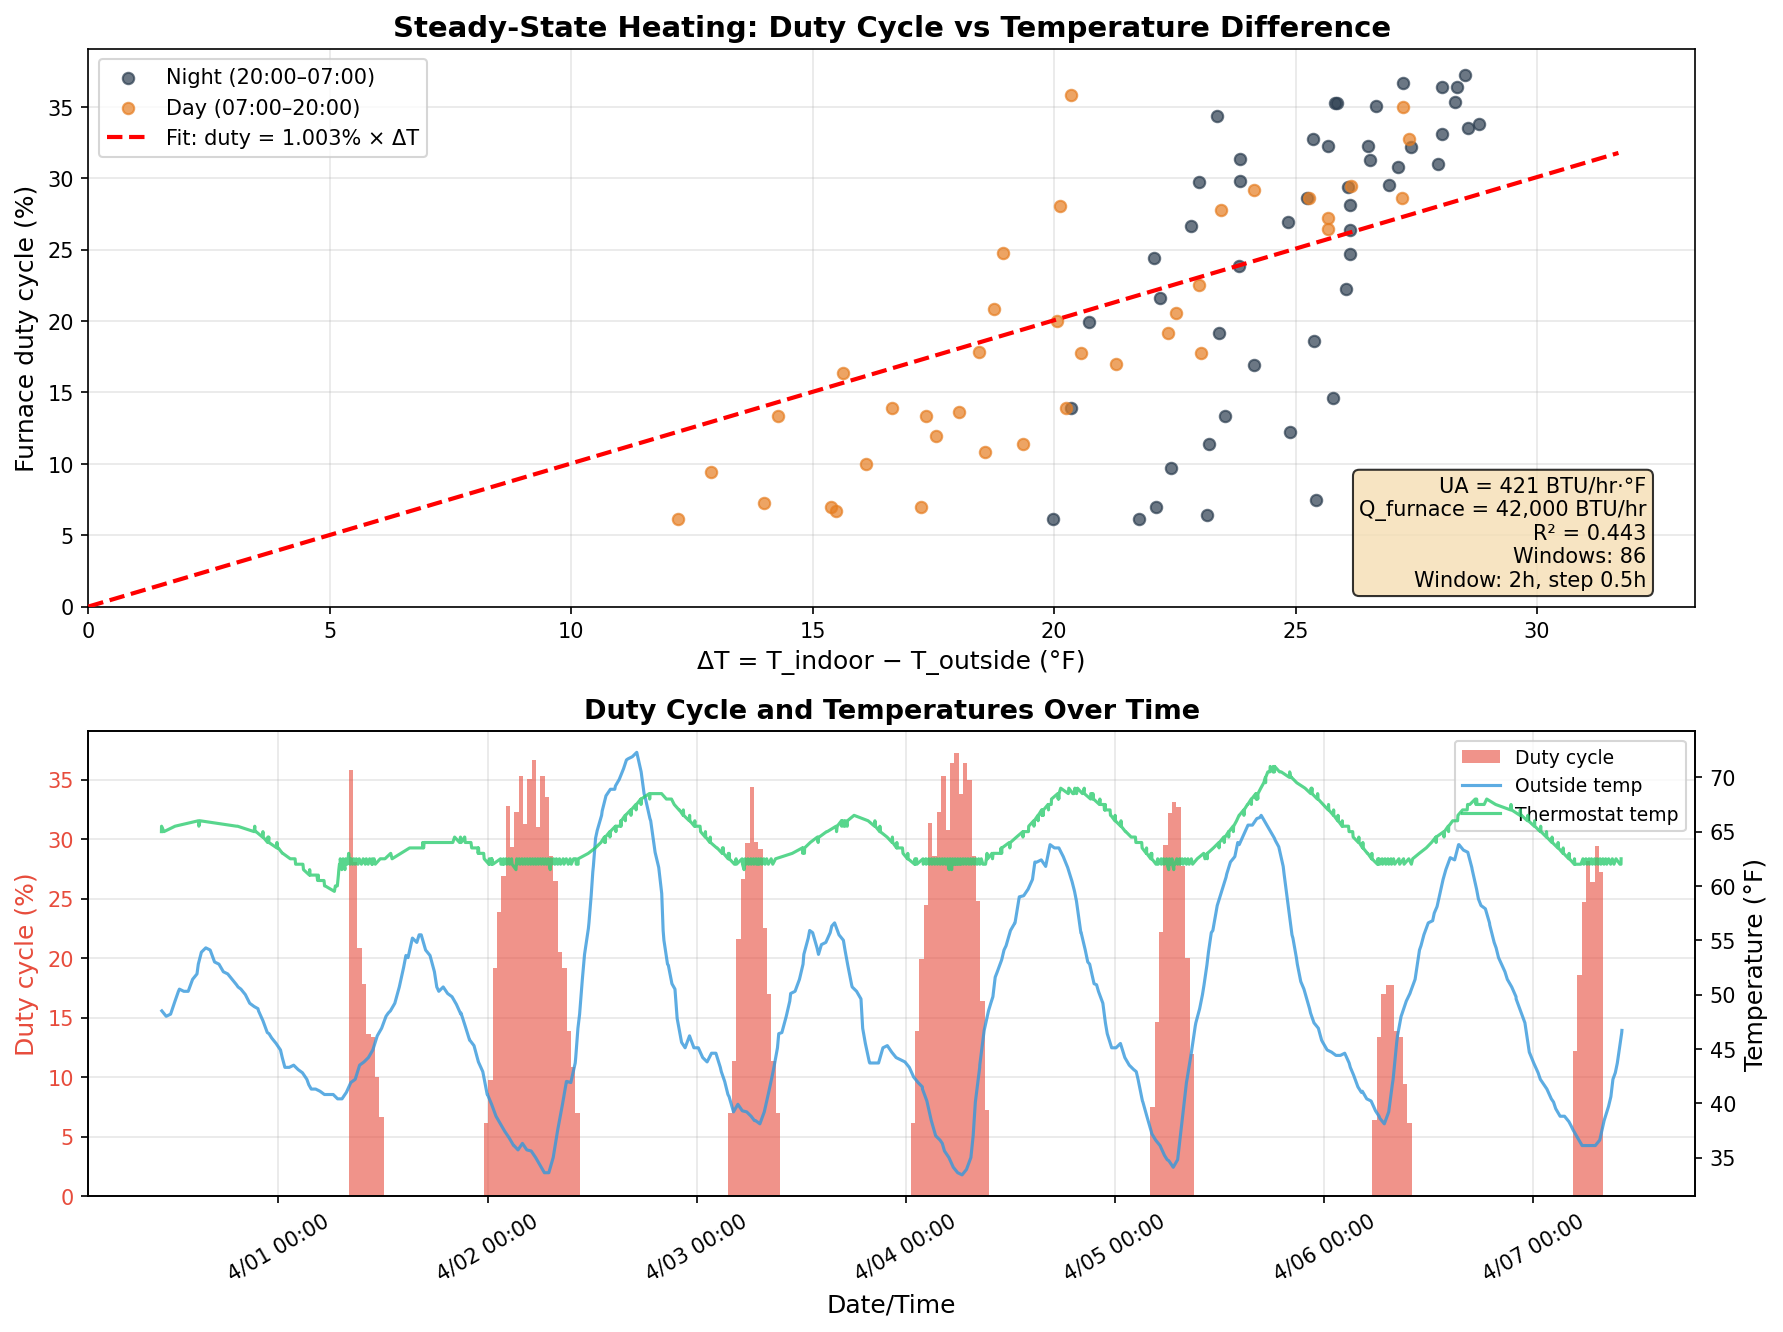

The Python source for this figure:
#!/usr/bin/env python3
"""
Steady-state heating analysis: UA from duty cycle vs ΔT.

When the thermostat holds indoor temp flat (±1°F), furnace output exactly
offsets heat loss. Energy balance: Q_furnace × duty = UA × ΔT, so plotting
duty vs ΔT gives a line through the origin with slope UA/Q.

1. Query thermostat temp, outside temp, and furnace operating state (7 days)
2. Slide 2-hour windows; keep windows where thermostat range ≤ 2°F and duty > 0
3. Scatter plot duty vs ΔT, fit linear through origin → UA
4. Time series of duty cycle and outside temp for context
"""

import matplotlib
matplotlib.use('GTK3Agg')
import psycopg2
import numpy as np
from scipy.optimize import curve_fit
import matplotlib.pyplot as plt
import matplotlib.dates as mdates
from datetime import timedelta
from zoneinfo import ZoneInfo

mtn = ZoneInfo('America/Denver')
Q_FURNACE = 42_000      # BTU/hr low fire output
WINDOW_H = 2.0          # window size in hours
STEP_H = 0.5            # window step in hours
FLAT_RANGE_F = 2.0      # max temp range to count as "flat"
MIN_STATE_EVENTS = 4    # min state transitions in window (need cycling data)

conn = psycopg2.connect(dbname="koldenhome", user="koldenhome")
cur = conn.cursor()

# --- Outside temp (node 60) ---
cur.execute("""
    SELECT time, value::text::float
    FROM events
    WHERE property = 'Air temperature'
      AND node_id = 60
      AND time > NOW() - INTERVAL '7 days'
    ORDER BY time
""")
outside_temps = cur.fetchall()
print(f"Outside temp readings: {len(outside_temps)}")

# --- Furnace operating state (node 61, CC 66) ---
cur.execute("""
    SELECT time, value::text::int
    FROM events
    WHERE node_id = 61
      AND property = 'state'
      AND command_class = 66
      AND time > NOW() - INTERVAL '7 days'
    ORDER BY time
""")
state_rows = cur.fetchall()
print(f"Operating state events: {len(state_rows)}")

# --- Thermostat indoor temp (node 61) ---
cur.execute("""
    SELECT time, value::text::float
    FROM events
    WHERE property = 'Air temperature'
      AND node_id = 61
      AND time > NOW() - INTERVAL '7 days'
    ORDER BY time
""")
indoor_temps = cur.fetchall()
print(f"Thermostat temp readings: {len(indoor_temps)}")

conn.close()


def get_outside_temp_at(t):
    """Nearest outside temp reading to time t."""
    if not outside_temps:
        return 45.0
    best = min(outside_temps, key=lambda x: abs((x[0] - t).total_seconds()))
    # Only use if within 1 hour
    if abs((best[0] - t).total_seconds()) > 3600:
        return None
    return best[1]


def duty_in_window(t_start, t_end):
    """Compute furnace duty cycle from state events in [t_start, t_end].

    Uses step-function interpolation: each state event sets the state until
    the next event. We need the state before the window to know the initial
    state.
    """
    # Find initial state (last event before or at t_start)
    initial_state = 0
    events_in_window = []
    for t, state in state_rows:
        if t <= t_start:
            initial_state = state
        elif t <= t_end:
            events_in_window.append((t, state))
        else:
            break

    if not events_in_window:
        # No transitions in window — constant state
        return (1.0 if initial_state != 0 else 0.0), 0

    # Walk through window computing active time
    active_s = 0.0
    total_s = (t_end - t_start).total_seconds()
    prev_t = t_start
    prev_state = initial_state

    for t, state in events_in_window:
        dt = (t - prev_t).total_seconds()
        if prev_state != 0:
            active_s += dt
        prev_t = t
        prev_state = state

    # Remainder after last event
    dt = (t_end - prev_t).total_seconds()
    if prev_state != 0:
        active_s += dt

    return active_s / total_s, len(events_in_window)


def temps_in_window(t_start, t_end):
    """Get thermostat temp readings in [t_start, t_end]."""
    return [(t, v) for t, v in indoor_temps if t_start <= t <= t_end]


# --- Build windows ---
if not indoor_temps or not state_rows:
    print("Insufficient data")
    exit(1)

t_min = max(indoor_temps[0][0], state_rows[0][0])
t_max = min(indoor_temps[-1][0], state_rows[-1][0])
window = timedelta(hours=WINDOW_H)
step = timedelta(hours=STEP_H)

windows = []  # (center_time, duty, T_indoor, T_outside, delta_T)
t = t_min
while t + window <= t_max:
    t_start = t
    t_end = t + window
    t_center = t + window / 2

    # Indoor temps in window
    pts = temps_in_window(t_start, t_end)
    if len(pts) < 2:
        t += step
        continue

    temps = [v for _, v in pts]
    temp_range = max(temps) - min(temps)

    # Only flat segments
    if temp_range > FLAT_RANGE_F:
        t += step
        continue

    T_indoor = np.mean(temps)

    # Duty cycle
    duty, n_events = duty_in_window(t_start, t_end)
    if duty <= 0 or n_events < MIN_STATE_EVENTS:
        t += step
        continue

    # Outside temp
    T_outside = get_outside_temp_at(t_center)
    if T_outside is None:
        t += step
        continue

    delta_T = T_indoor - T_outside
    if delta_T < 1.0:  # furnace shouldn't run if inside ≈ outside
        t += step
        continue

    windows.append((t_center, duty, T_indoor, T_outside, delta_T))
    t += step

print(f"Steady-state windows: {len(windows)}")

if not windows:
    print("No valid windows found")
    exit(1)

# Extract arrays
center_times = [w[0] for w in windows]
duties = np.array([w[1] for w in windows])
T_indoors = np.array([w[2] for w in windows])
T_outsides = np.array([w[3] for w in windows])
delta_Ts = np.array([w[4] for w in windows])


# --- Fit: duty = (UA/Q) * ΔT  →  linear through origin ---
def linear_origin(x, slope):
    return slope * x


popt, pcov = curve_fit(linear_origin, delta_Ts, duties, p0=[0.01])
slope = popt[0]
UA = slope * Q_FURNACE

# R²
y_pred = linear_origin(delta_Ts, slope)
ss_res = np.sum((duties - y_pred) ** 2)
ss_tot = np.sum((duties - np.mean(duties)) ** 2)
r_squared = 1 - ss_res / ss_tot if ss_tot > 0 else 0

print(f"\nFit: duty = {slope:.5f} × ΔT")
print(f"UA = {UA:.0f} BTU/hr·°F")
print(f"R² = {r_squared:.3f}")
print(f"ΔT range: {delta_Ts.min():.1f} – {delta_Ts.max():.1f}°F")
print(f"Duty range: {duties.min():.1%} – {duties.max():.1%}")

# --- Plot: 2 rows, 1 column ---
fig, (ax1, ax2) = plt.subplots(2, 1, figsize=(12, 9), height_ratios=[1.2, 1])

# --- Top: duty cycle vs ΔT scatter with fit ---
# Color points by time of day (night=blue, day=orange) to show solar confound
hours = np.array([(t.astimezone(mtn).hour + t.astimezone(mtn).minute / 60)
                  for t in center_times])
is_night = (hours < 7) | (hours >= 20)  # 8pm-7am
is_day = ~is_night

if np.any(is_night):
    ax1.scatter(delta_Ts[is_night], duties[is_night] * 100, c='#2c3e50',
                s=30, alpha=0.7, label='Night (20:00–07:00)', zorder=3)
if np.any(is_day):
    ax1.scatter(delta_Ts[is_day], duties[is_day] * 100, c='#e67e22',
                s=30, alpha=0.7, label='Day (07:00–20:00)', zorder=3)

# Fit line
x_fit = np.linspace(0, delta_Ts.max() * 1.1, 100)
ax1.plot(x_fit, linear_origin(x_fit, slope) * 100, 'r--', linewidth=2,
         label=f'Fit: duty = {slope*100:.3f}% × ΔT', zorder=4)

ax1.set_xlabel('ΔT = T_indoor − T_outside (°F)', fontsize=12)
ax1.set_ylabel('Furnace duty cycle (%)', fontsize=12)
ax1.set_title('Steady-State Heating: Duty Cycle vs Temperature Difference',
              fontsize=14, fontweight='bold')
ax1.set_xlim(left=0)
ax1.set_ylim(bottom=0)
ax1.grid(True, alpha=0.3)
ax1.legend(fontsize=10, loc='upper left')

stats = (
    f'UA = {UA:.0f} BTU/hr·°F\n'
    f'Q_furnace = {Q_FURNACE:,} BTU/hr\n'
    f'R² = {r_squared:.3f}\n'
    f'Windows: {len(windows)}\n'
    f'Window: {WINDOW_H:.0f}h, step {STEP_H:.1f}h'
)
ax1.text(0.97, 0.03, stats, transform=ax1.transAxes, fontsize=10,
         verticalalignment='bottom', horizontalalignment='right',
         bbox=dict(boxstyle='round', facecolor='wheat', alpha=0.8))

# --- Bottom: time series of duty cycle and outside temp ---
ax2_duty = ax2
ax2_temp = ax2.twinx()

local_times = [t.astimezone(mtn) for t in center_times]
ax2_duty.bar(local_times, duties * 100, width=STEP_H / 24, color='#e74c3c',
             alpha=0.6, label='Duty cycle', zorder=2)
ax2_duty.set_ylabel('Duty cycle (%)', fontsize=12, color='#e74c3c')
ax2_duty.tick_params(axis='y', labelcolor='#e74c3c')
ax2_duty.set_ylim(bottom=0)

# Outside temp as line
out_times = [t.astimezone(mtn) for t, _ in outside_temps]
out_vals = [v for _, v in outside_temps]
ax2_temp.plot(out_times, out_vals, '-', color='#3498db', linewidth=1.5,
              alpha=0.8, label='Outside temp')
# Indoor temp
in_times = [t.astimezone(mtn) for t, _ in indoor_temps]
in_vals = [v for _, v in indoor_temps]
ax2_temp.plot(in_times, in_vals, '-', color='#2ecc71', linewidth=1.5,
              alpha=0.8, label='Thermostat temp')
ax2_temp.set_ylabel('Temperature (°F)', fontsize=12)

ax2.set_xlabel('Date/Time', fontsize=12)
ax2.set_title('Duty Cycle and Temperatures Over Time', fontsize=13, fontweight='bold')
ax2.xaxis.set_major_formatter(mdates.DateFormatter('%-m/%d %H:%M', tz=mtn))
ax2.xaxis.set_major_locator(mdates.DayLocator(tz=mtn))
ax2.tick_params(axis='x', rotation=30)
ax2.grid(True, alpha=0.3)

# Combined legend
lines1, labels1 = ax2_duty.get_legend_handles_labels()
lines2, labels2 = ax2_temp.get_legend_handles_labels()
ax2.legend(lines1 + lines2, labels1 + labels2, fontsize=9, loc='upper right')

plt.tight_layout()
plt.savefig('heating_curve_fit.png', dpi=150, bbox_inches='tight')
print("\nSaved heating_curve_fit.png")
plt.show()
